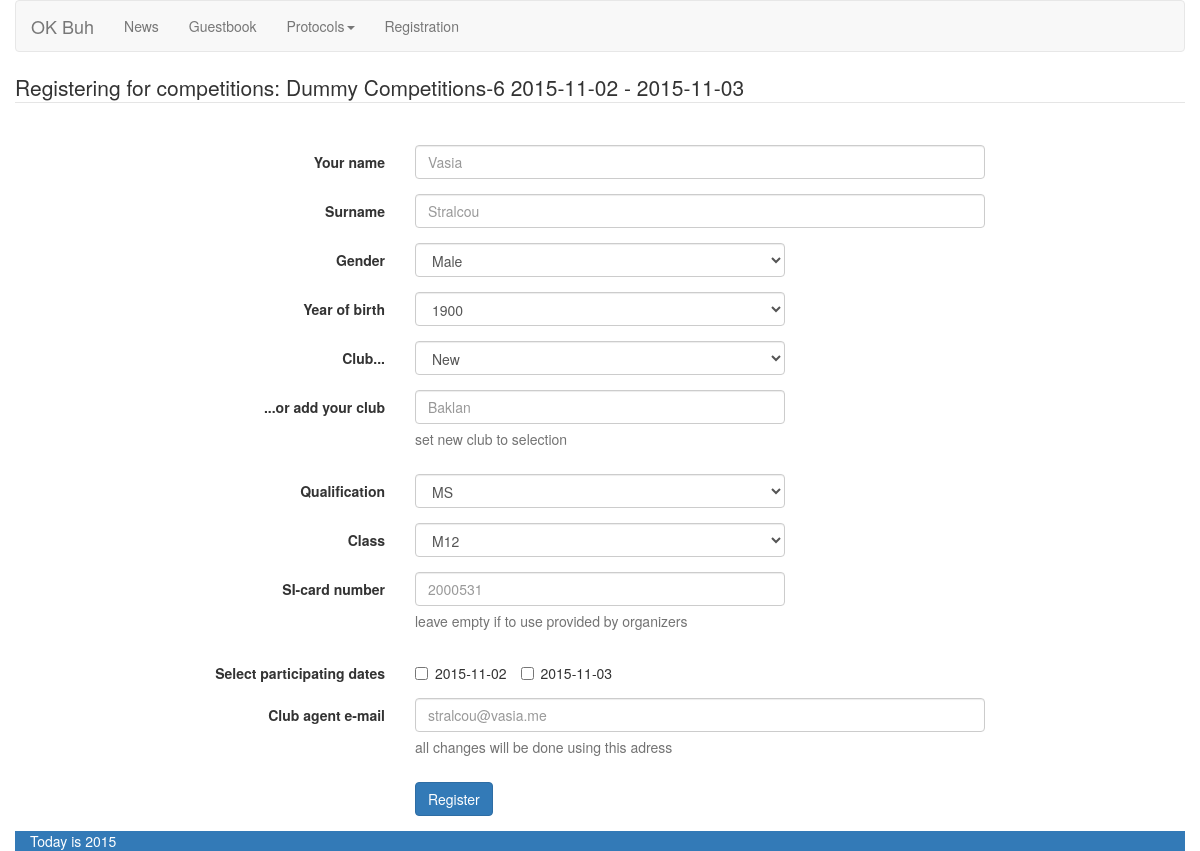
The app's page /registration with its own data.
### tables this page shows
CREATE TABLE `buh_contests` (
  `id_contest` int(11) NOT NULL AUTO_INCREMENT,
  `name` varchar(45) NOT NULL,
  `date_begin` date NOT NULL,
  `date_end` date NOT NULL,
  `registration_open` enum('1','0') NOT NULL,
  PRIMARY KEY (`id_contest`)
);

CREATE TABLE `buh_etap` (
  `id_etap` int(10) NOT NULL AUTO_INCREMENT,
  `id_contest` int(11) NOT NULL,
  `date` date NOT NULL,
  PRIMARY KEY (`id_etap`),
  KEY `etap_to_contest` (`id_contest`),
  CONSTRAINT `etap_to_contest` FOREIGN KEY (`id_contest`) REFERENCES `buh_contests` (`id_contest`) ON DELETE CASCADE ON UPDATE CASCADE
);

### inc/views/pages/registration.php (called while the page is built)
<?php require_once 'inc/views/divs/header.php';
require_once 'inc/views/forms/form_register.php';
require_once 'inc/views/divs/footer.php' ?>

### inc/View.php (called while the page is built, shortened)
<?php
class View
{
    public function render($tplName)
    {
        include 'inc/views/pages/' . $tplName . '.php';
    }
    public static function lang($label)
    {
        return $label;
    }
    public static function generateLink(array $params)
    {
        $address = implode('/', $params);
        return BASE_URL . "/$address";
    }
}

### inc/controllers/RegistrationController.php (called while the page is built, shortened)
<?php
class RegistrationController extends Controller
{
    public function defaultAction($contID = 0)
    {
        $contID = ($contID == 0) ? RegistrationModel::getNewestCompetition() : $contID;
        $this->view->clubs = RegistrationModel::getClubs();
        $this->view->classes = RegistrationModel::getClasses($contID);
        $this->view->quals = RegistrationModel::getQualifications();
        $this->view->etaps = RegistrationModel::getEtaps($contID);
        $this->view->competition = RegistrationModel::getCompetition($contID);
        $this->view->render('registration');
    }
}

### index.php (called while the page is built)
<?php
include 'config.php';
new Router();

### inc/utils/DB.php (called while the page is built, shortened)
<?php
class DB extends PDO{
    protected static $_instance;
    public static function getInstance() {
        if (self::$_instance === null) {
            self::$_instance = new self;
        }
        return self::$_instance;
    }
}

### inc/models/RegistrationModel.php (called while the page is built, shortened)
<?php
class RegistrationModel extends Model
{
    public static function getQualifications()
    {
        $sth = DB::getInstance()->prepare('SELECT `id_qual`,`qual_name` FROM `buh_qualification`');
        $sth->execute();
        return $sth->fetchAll();
    }
    public static function getClasses()
    {
        $sth = DB::getInstance()->prepare('SELECT * FROM `buh_class`');
        $sth->execute();
        return $sth->fetchAll();
    }
    public static function getEtaps($contID)
    {
        $sth = DB::getInstance()->prepare('SELECT `id_etap`,`date` FROM `buh_etap` WHERE `id_contest`=:id_contest');
        $sth->execute(array('id_contest' => $contID));
        return $sth->fetchAll();
    }
    public static function getCompetition($param)
    {
        $sth = DB::getInstance()->prepare('SELECT `id_contest`,`name`,`date_begin`,`date_end` FROM `buh_contests`
WHERE `id_contest`=:id_contest');
        $sth->execute(array('id_contest'=> $param));
        return $sth->fetch();
    }
    public static function getNewestCompetition()
    {
        $sth=DB::getInstance()->prepare('SELECT `id_contest` FROM `buh_contests` WHERE `registration_open`=:reg_open
ORDER BY `date_begin` DESC');
        $sth->execute(array('reg_open'=>1));
       return $sth->fetchColumn();
    }
}

### config.php (called while the page is built, shortened)
<?php
function autoload($classname) {
    $clsFile = __DIR__.DS.CLS_DIR.DS.$classname.'.php';
    $clsFileUtils = __DIR__.DS.CLS_DIR.DS.'utils'.DS.$classname.'.php';
    $clsFileModel = __DIR__.DS.CLS_DIR.DS.'models'.DS.$classname.'.php';
    $clsFileController = __DIR__.DS.CLS_DIR.DS.'controllers'.DS.$classname.'.php';
    if(file_exists($clsFile)) {
        return true;
    } elseif (file_exists($clsFileUtils)) {
        return true;
    } elseif(file_exists($clsFileModel)) {
        return true;
    } elseif (file_exists($clsFileController)) {
        require_once $clsFileController;
        return true;
    }
    return false;
}

### inc/views/forms/form_register.php (the view, shortened to what this page needs)
<form class="form-horizontal" method="post" enctype="multipart/form-data" action="<?= View::generateLink(array('registration', 'submit')) ?>">
    <fieldset>
        <legend><?= View::lang('Registering for competitions:') ?>
            <?= $this->competition['name']?>
            <?= $this->competition['date_begin'] ?>  -
            <?= $this->competition['date_end'] ?>
        </legend>
        <div class="form-group">
            <label class="col-md-4 control-label" for="competition_id"><?= View::lang('') ?></label>
            <div class="col-md-2">
            </div>
        </div>
        <div class="form-group">
            <label class="col-md-4 control-label" for="name"><?= View::lang('Your name') ?></label>
            <div class="col-md-6">
                <input id="name" name="name" placeholder="<?= View::lang('Vasia') ?>"
                       class="form-control input-md" required type="text">
            </div>
        </div>
        <div class="form-group">
            <label class="col-md-4 control-label" for="surname"><?= View::lang('Surname') ?></label>
            <div class="col-md-6">
                <input id="surname" name="surname" placeholder="<?= View::lang('Stralcou') ?>"
                       class="form-control input-md" required type="text">
            </div>
        </div>
        <div class="form-group">
            <label class="col-md-4 control-label" for="gender"><?= View::lang('Gender') ?></label>
            <div class="col-md-4">
                <select id="gender" name="gender" class="form-control">
                    <option value="male"><?= View::lang('Male') ?></option>
                </select>
            </div>
        </div>
        <div class="form-group">
            <label class="col-md-4 control-label" for="year_of_birth"><?= View::lang('Year of birth') ?></label>
            <div class="col-md-4">
                <select id="year_of_birth" name="year_of_birth" class="form-control">
                    <?php for ($i = 1900; $i <= date("Y"); $i++) { ?>
                        <option value="<?= $i ?>"><?= $i ?></option><?php } ?>
                </select>
            </div>
        </div>
        <div class="form-group">
            <label class="col-md-4 control-label" for="club"><?= View::lang('Club...') ?></label>
            <div class="col-md-4">
                <select id="club" name="id_club" class="form-control">
                    <option value=""><?= View::lang('New') ?></option>
                </select>
            </div>
        </div>
        <div class="form-group">
            <label class="col-md-4 control-label" for="new_club"><?= View::lang('...or add your club') ?></label>
            <div class="col-md-4">
                <input id="new_club" name="new_club" placeholder="<?= View::lang('Baklan') ?>"
                       class="form-control input-md" type="text">
                <span class="help-block"><?= View::lang('set new club to selection') ?></span>
            </div>
        </div>
        <div class="form-group">
            <label class="col-md-4 control-label" for="qualification"><?= View::lang('Qualification') ?></label>
            <div class="col-md-4">
                <select id="qualification" name="id_qual" class="form-control">
                    <?php foreach ($this->quals as $qual) { ?>
                        <option value="<?= $qual['id_qual'] ?>"><?= $qual['qual_name'] ?></option><?php } ?>
                </select>
            </div>
        </div>
        <div class="form-group">
            <label class="col-md-4 control-label" for="class"><?= View::lang('Class') ?></label>
            <div class="col-md-4">
                <select id="class" name="id_class" class="form-control">
                    <?php foreach ($this->classes as $class) { ?>
                        <option value="<?= $class['id_class'] ?>"><?= $class['class_name'] ?></option><?php } ?>
                </select>
            </div>
        </div>
        <div class="form-group">
            <label class="col-md-4 control-label" for="si_card"><?= View::lang('SI-card number') ?></label>
            <div class="col-md-4">
                <input id="si_card" name="si_card" placeholder="<?= View::lang('2000531') ?>"
                       class="form-control input-md" type="text">
                <span class="help-block"><?= View::lang('leave empty if to use provided by organizers') ?></span>
            </div>
        </div>
        <div class="form-group">
            <label class="col-md-4 control-label" for="checkboxes">
                <?= View::lang('Select participating dates') ?></label>
            <div class="col-md-4">
                <?php foreach ($this->etaps as $etap) { ?>
                    <label class="checkbox-inline" for="<?= $etap['id_etap'] ?>">
                        <input name="id_etap[]" id="<?= $etap['id_etap'] ?>" value="<?= $etap['id_etap'] ?>"
                               type="checkbox">
                        <?= $etap['date'] ?>
                    </label> <?php } ?>
            </div>
        </div>
        <div class="form-group">
            <label class="col-md-4 control-label" for="club_agent_email"><?= View::lang('Club agent e-mail') ?></label>
            <div class="col-md-6">
                <input id="club_agent_email" name="club_agent_email" placeholder="stralcou@vasia.me"
                       class="form-control input-md" required type="text">
                <span class="help-block"><?= View::lang('all changes will be done using this adress') ?></span>
            </div>
        </div>
        <div class="form-group">
            <label class="col-md-4 control-label" for="registerbutton"></label>
            <div class="col-md-4">
                <button id="registerbutton" name="action" value="register"
                        class="btn btn-primary"><?= View::lang('Register') ?></button>
            </div>
        </div>
    </fieldset>
</form>

### records on screen
buh_contests: name "Dummy Competitions-6", date_begin "2015-11-02", date_end "2015-11-03"
buh_etap: date "2015-11-02"
buh_etap: date "2015-11-03"

### other values on screen
View::lang('OK Buh') "OK Buh"
View::lang('News') "News"
View::lang('Guestbook') "Guestbook"
View::lang('Protocols') "Protocols"
View::lang('Registration') "Registration"
View::lang('Registering for competitions:') "Registering for competitions:"
View::lang('Your name') "Your name"
View::lang('Surname') "Surname"
View::lang('Gender') "Gender"
View::lang('Year of birth') "Year of birth"
View::lang('Club...') "Club..."
View::lang('...or add your club') "...or add your club"
View::lang('set new club to selection') "set new club to selection"
View::lang('Qualification') "Qualification"
View::lang('Class') "Class"
